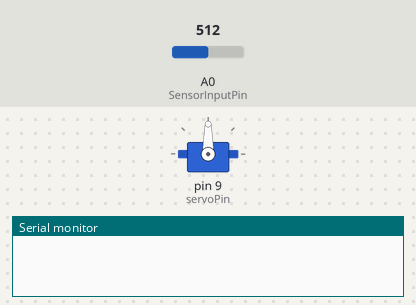
This program was run on a simulated Arduino Nano, built with avr-gcc and run on an emulated ATmega328P. Parts: servo, the last lines printed to the serial monitor. The test bench sets the inputs (shaded band); at power-on: A0 (SensorInputPin) = 512.

Above: at 0.11 s.
At 1.2 s:
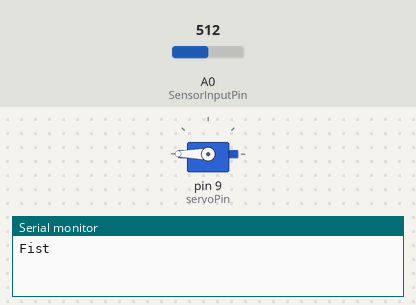
1.3 s: A0 (SensorInputPin) set to 546
2.8 s: A0 (SensorInputPin) set to 568
4.3 s: A0 (SensorInputPin) set to 538
5.8 s: A0 (SensorInputPin) set to 516
7.3 s: A0 (SensorInputPin) set to 716
At 7.9 s:
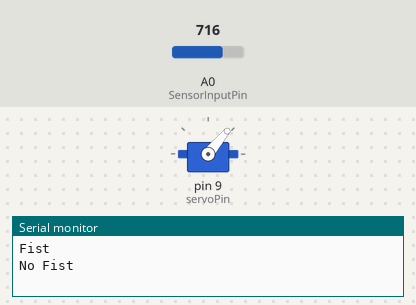
9.0 s: A0 (SensorInputPin) set to 752
10.5 s: A0 (SensorInputPin) set to 773
Timing chart, 0 to 13.0 s (numbered marks = the images above; inputs shaded):
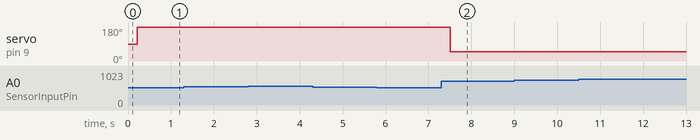

The program:

main.cpp
```cpp
#if defined(ARDUINO) && ARDUINO >= 100
#include "Arduino.h"
#else
#include "WProgram.h"
#endif

#include "EMGFilters.h"
#include <Servo.h>

#define SensorInputPin A0   //sensor input pin number

#define servoPin 9

/*
  Define the `threshold` variable as 0 to calibrate the baseline value of input sEMG signals first.
  After wiring the sEMG sensors to the Arduino board, wear the sEMG sensors. Relax your muscles for a few seconds,
  you will be able to see a series of squared sEMG signals values get printed on your serial terminal.
  Choose the maximal one as the baseline by setting the `threshold` variable. Then rebuild this project.
  The `envelope`, which is the squared sEMG signal data, will be printed to the serial line.
  The developer can plot it using the Arduino SerialPlotter.

  Note:
      After calibration, Any squared value of sEMG sigal below the baseline will be treated as zero.
      It is recommended that you do calibration every time you wear the sEMG sensor.
*/
unsigned long threshold = 200;  // threshold: Relaxed baseline values.(threshold=0:in the calibration process)
unsigned long EMG_num = 0;      // EMG_num: The number of statistical signals

EMGFilters myFilter;
/*
  Set the input frequency.
  The filters work only with fixed sample frequency of
  `SAMPLE_FREQ_500HZ` or `SAMPLE_FREQ_1000HZ`.
  Inputs at other sample rates will bypass
*/
SAMPLE_FREQUENCY sampleRate = SAMPLE_FREQ_500HZ;
/*
  Set the frequency of power line hum to filter out.
  For countries with 60Hz power line, change to "NOTCH_FREQ_60HZ"
*/
NOTCH_FREQUENCY humFreq = NOTCH_FREQ_50HZ;

Servo servo;

bool fist = false;

/*
   if get EMG signal,return 1;
*/
int getEMGCount(int gforce_envelope)
{
  static long integralData = 0;
  static long integralDataEve = 0;
  static bool remainFlag = false;
  static unsigned long timeMillis = 0;
  static unsigned long timeBeginzero = 0;
  static long fistNum = 0;
  static int  TimeStandard = 200;
  /*
    The integral is processed to continuously add the signal value
    and compare the integral value of the previous sampling to determine whether the signal is continuous
   */
  integralDataEve = integralData;
  integralData += gforce_envelope;
  /*
    If the integral is constant, and it doesn't equal 0, then the time is recorded;
    If the value of the integral starts to change again, the remainflag is true, and the time record will be re-entered next time
  */
  if ((integralDataEve == integralData) && (integralDataEve != 0))
  {
    timeMillis = millis();
    if (remainFlag)
    {
      timeBeginzero = timeMillis;
      remainFlag = false;
      return 0;
    }
    /* If the integral value exceeds 200 ms, the integral value is clear 0,return that get EMG signal */
    if ((timeMillis - timeBeginzero) > TimeStandard)
    {
      integralDataEve = integralData = 0;
      return 1;
    }
    return 0;
  }
  else {
    remainFlag = true;
    return 0;
   }
}

void setup()
{
  myFilter.init(sampleRate, humFreq, true, true, true);
  servo.attach(servoPin);
  Serial.begin(9600);
}

void cerrar() {

}

void loop()
{
  int data = analogRead(SensorInputPin);
  int dataAfterFilter = myFilter.update(data);  // filter processing
  int envelope = sq(dataAfterFilter);   //Get envelope by squaring the input
  envelope = (envelope > threshold) ? envelope : 0;    // The data set below the base value is set to 0, indicating that it is in a relaxed state

  /* if threshold=0,explain the status it is in the calibration process,the code bollow not run.
     if get EMG singal,number++ and print
  */
  if (threshold > 0)
  {
    if (getEMGCount(envelope))
    {
      if (fist) {
        servo.write(50);
        Serial.println("No Fist");
      } else {
        servo.write(180);
        Serial.println("Fist");
      }
      fist = !fist;
    }
  }
  else {
    Serial.println(envelope);
  }
  delayMicroseconds(500);
}
```

Measured:
- after the input at 1.3 s, every drawn part: stays the same
- after the input at 2.8 s, every drawn part: stays the same
- after the input at 4.3 s, every drawn part: stays the same
- after the input at 5.8 s, every drawn part: stays the same
- after the input at 7.3 s, servo on pin 9 (servoPin): 180° → 50° after 0.21 s
- after the input at 9.0 s, every drawn part: stays the same
- after the input at 10.5 s, every drawn part: stays the same
